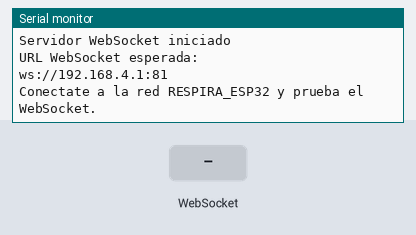
Simulated run of this sketch. Board: ESP32. On the bench: the last lines printed to the serial monitor. The inputs (shaded band) are chosen by the test bench.

Above: at 2.2 s.
2.3 s: WebSocket text "1" received
At 3.5 s:
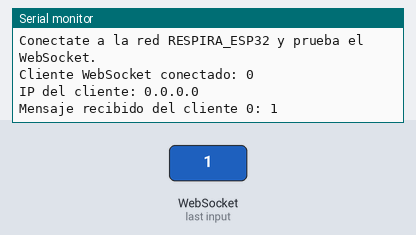
3.8 s: WebSocket text "0" received
At 4.8 s:
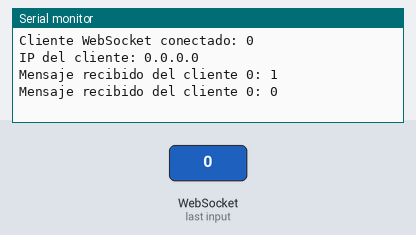
6.5 s: WebSocket text "2" received
At 7.0 s:
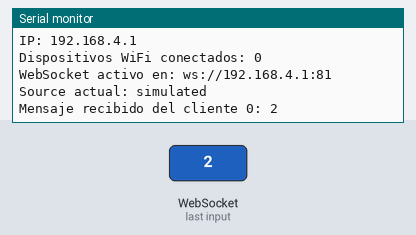

The sketch:

WebSocket.ino
```cpp
#include <WiFi.h>
#include <WebSocketsServer.h>

const char* AP_SSID = "RESPIRA_ESP32";
const char* AP_PASSWORD = "respira123";

IPAddress localIP(192, 168, 4, 1);
IPAddress gateway(192, 168, 4, 1);
IPAddress subnet(255, 255, 255, 0);

WebSocketsServer webSocket = WebSocketsServer(81);

const unsigned long WS_SEND_INTERVAL_MS = 50;
const unsigned long STATUS_INTERVAL_MS = 5000;

unsigned long lastWsSend = 0;
unsigned long lastStatusPrint = 0;

int simulatedDistanceMm = 120;
int simulatedVolumeMl = 850;
int simulatedValidRepetitions = 0;
int simulatedSustainedTimeMs = 0;

String simulatedFlowState = "idle";
bool simulatedIsValidAttempt = false;

void webSocketEvent(uint8_t clientNumber, WStype_t type, uint8_t* payload, size_t length) {
  switch (type) {
    case WStype_DISCONNECTED:
      Serial.print("Cliente WebSocket desconectado: ");
      Serial.println(clientNumber);
      break;

    case WStype_CONNECTED: {
      IPAddress ip = webSocket.remoteIP(clientNumber);
      Serial.print("Cliente WebSocket conectado: ");
      Serial.println(clientNumber);
      Serial.print("IP del cliente: ");
      Serial.println(ip);
      break;
    }

    case WStype_TEXT:
      Serial.print("Mensaje recibido del cliente ");
      Serial.print(clientNumber);
      Serial.print(": ");
      Serial.println((char*)payload);
      break;

    default:
      break;
  }
}

void updateSimulatedData() {
  unsigned long now = millis();
  unsigned long phase = now % 6000;

  if (phase < 1500) {
    simulatedFlowState = "inhaling";
    simulatedDistanceMm = map(phase, 0, 1500, 180, 80);
    simulatedVolumeMl = map(phase, 0, 1500, 100, 1200);
    simulatedSustainedTimeMs = 0;
    simulatedIsValidAttempt = false;
  }
  else if (phase < 4000) {
    simulatedFlowState = "holding";
    simulatedDistanceMm = 80;
    simulatedVolumeMl = 1200;
    simulatedSustainedTimeMs = phase - 1500;
    simulatedIsValidAttempt = simulatedSustainedTimeMs >= 2000;
  }
  else {
    simulatedFlowState = "exhaling";
    simulatedDistanceMm = map(phase, 4000, 6000, 80, 180);
    simulatedVolumeMl = map(phase, 4000, 6000, 1200, 100);
    simulatedSustainedTimeMs = 0;
    simulatedIsValidAttempt = false;
  }

  static bool countedThisCycle = false;

  if (simulatedIsValidAttempt && !countedThisCycle) {
    simulatedValidRepetitions++;
    countedThisCycle = true;
  }

  if (phase < 500) {
    countedThisCycle = false;
  }
}

void sendSimulatedJson() {
  char jsonBuffer[300];

  snprintf(
    jsonBuffer,
    sizeof(jsonBuffer),
    "{\"source\":\"simulated\",\"volumeMl\":%d,\"sustainedTimeMs\":%d,\"validRepetitions\":%d,\"distanceMm\":%d,\"flowState\":\"%s\",\"isValidAttempt\":%s,\"timestamp\":%lu}",
    simulatedVolumeMl,
    simulatedSustainedTimeMs,
    simulatedValidRepetitions,
    simulatedDistanceMm,
    simulatedFlowState.c_str(),
    simulatedIsValidAttempt ? "true" : "false",
    millis()
  );

  webSocket.broadcastTXT(jsonBuffer);
}

void setup() {
  Serial.begin(115200);
  delay(1000);

  Serial.println();
  Serial.println("================================");
  Serial.println("RESPIRA+ Fase 2");
  Serial.println("Access Point + WebSocket");
  Serial.println("Datos simulados JSON");
  Serial.println("================================");

  WiFi.mode(WIFI_AP);

  bool configOk = WiFi.softAPConfig(localIP, gateway, subnet);

  if (configOk) {
    Serial.println("Configuracion de IP del AP: OK");
  } else {
    Serial.println("Configuracion de IP del AP: FALLÓ");
  }

  bool apOk = WiFi.softAP(AP_SSID, AP_PASSWORD);

  if (apOk) {
    Serial.println("Access Point creado correctamente");
  } else {
    Serial.println("ERROR: No se pudo crear el Access Point");
  }

  Serial.print("Nombre de red WiFi: ");
  Serial.println(AP_SSID);

  Serial.print("Password: ");
  Serial.println(AP_PASSWORD);

  Serial.print("IP real del ESP32: ");
  Serial.println(WiFi.softAPIP());

  webSocket.begin();
  webSocket.onEvent(webSocketEvent);

  Serial.println();
  Serial.println("Servidor WebSocket iniciado");
  Serial.println("URL WebSocket esperada:");
  Serial.println("ws://192.168.4.1:81");
  Serial.println();
  Serial.println("Conectate a la red RESPIRA_ESP32 y prueba el WebSocket.");
}

void loop() {
  webSocket.loop();

  unsigned long now = millis();

  updateSimulatedData();

  if (now - lastWsSend >= WS_SEND_INTERVAL_MS) {
    lastWsSend = now;
    sendSimulatedJson();
  }

  if (now - lastStatusPrint >= STATUS_INTERVAL_MS) {
    lastStatusPrint = now;

    Serial.println();
    Serial.println("---- Estado Fase 2 ----");
    Serial.print("SSID: ");
    Serial.println(AP_SSID);

    Serial.print("IP: ");
    Serial.println(WiFi.softAPIP());

    Serial.print("Dispositivos WiFi conectados: ");
    Serial.println(WiFi.softAPgetStationNum());

    Serial.print("WebSocket activo en: ");
    Serial.println("ws://192.168.4.1:81");

    Serial.print("Source actual: ");
    Serial.println("simulated");
  }
}
```

Measured:
- after the input at 2.3 s, the serial monitor: prints a new line at once (image 1)
- after the input at 3.8 s, the serial monitor: prints a new line at once (image 2)
- after the input at 6.5 s, the serial monitor: prints a new line at once (image 3)
